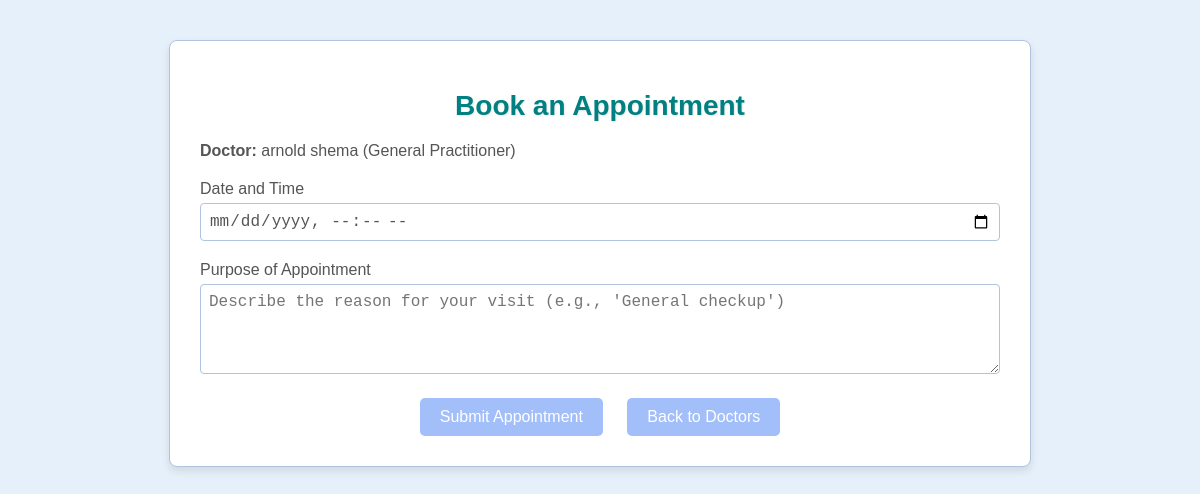
The page /appointment/book/1/ (signed in) on the database its author committed.
### appointment_app/models.py (models this page shows, shortened)
class Doctor(models.Model):
    SPECIALTY_CHOICES = [
        ('general_surgery', 'General Surgery'),
        ('pediatrics', 'Pediatrics'),
        ('cardiology', 'Cardiology'),
        ('neurology', 'Neurology'),
        ('orthopedics', 'Orthopedics'),
        ('dermatology', 'Dermatology'),
        ('psychiatry', 'Psychiatry'),
        ('radiology', 'Radiology'),
        ('anesthesiology', 'Anesthesiology'),
        ('emergency_medicine', 'Emergency Medicine'),
        ('internal_medicine', 'Internal Medicine'),
        ('obstetrics_gynecology', 'Obstetrics and Gynecology'),
        ('urology', 'Urology'),
        ('gastroenterology', 'Gastroenterology'),
        ('endocrinology', 'Endocrinology'),
        ('pulmonology', 'Pulmonology'),
        ('nephrology', 'Nephrology'),
        ('rheumatology', 'Rheumatology'),
        ('infectious_diseases', 'Infectious Diseases'),
        ('ophthalmology', 'Ophthalmology'),
        ('otolaryngology', 'Otolaryngology'),
        ('plastic_surgery', 'Plastic Surgery'),
        ('pathology', 'Pathology'),
        ('family_medicine', 'Family Medicine'),
        ('sports_medicine', 'Sports Medicine'),
        ('geriatrics', 'Geriatrics'),
        ('other', 'Other')
    ]
    user = models.OneToOneField(
        User,
        on_delete=models.CASCADE,
        related_name='doctor_profile'
    )
    specialty = models.CharField(
        max_length=100,
        choices=SPECIALTY_CHOICES,
        help_text="The medical specialty of the doctor.",
        default='general_surgery'
    )
    license_number = models.CharField(max_length=50, unique=True)
    qualification = models.TextField(blank=True, null=True)
    experience_years = models.IntegerField(
        validators=[MinValueValidator(0)],
        default=0
    )
    hospital_affiliation = models.CharField(max_length=255, blank=True, null=True)
    profile_image = models.ImageField(
        upload_to='doctor_images/',
        null=True,
        blank=True
    )
    class Meta:
        db_table = 'doctors'
        verbose_name = 'Doctor'
        verbose_name_plural = 'Doctors'

### auth_application/models.py (models this page shows, shortened)
class User(AbstractBaseUser, PermissionsMixin):
    email = models.EmailField(unique=True)
    first_name = models.CharField(max_length=50)
    last_name = models.CharField(max_length=50)
    phone = models.CharField(max_length=20, blank=True, null=True)
    role = models.CharField(
        max_length=20,
        choices=[
            ('patient', 'Patient'),
            ('doctor', 'Doctor'),
            ('admin', 'Admin')
        ],
        default='patient'
    )
    is_active = models.BooleanField(default=True)
    is_staff = models.BooleanField(default=False)
    created_at = models.DateTimeField(auto_now_add=True)
    updated_at = models.DateTimeField(auto_now=True)
    groups = models.ManyToManyField(
        'auth.Group',
        related_name='auth_application_user_groups',
        blank=True,
        help_text='The groups this user belongs to.',
        verbose_name='groups',
    )
    user_permissions = models.ManyToManyField(
        'auth.Permission',
        related_name='auth_application_user_permissions',
        blank=True,
        help_text='Specific permissions for this user.',
        verbose_name='user permissions',
    )
    objects = UserManager()
    USERNAME_FIELD = 'email'
    REQUIRED_FIELDS = ['first_name', 'last_name', 'role']
    class Meta:
        db_table = 'users'

### appointment_app/views.py (the view)
# urls.py: path('book/<int:doctor_id>/', views.book_appointment, name='book_appointment'),
@login_required
def book_appointment(request, doctor_id):
    if request.user.role != 'patient':
        messages.error(request, 'Only patients can book appointments.')
        return redirect('patient_management_app:patient_dashboard')
    try:
        selected_doctor = Doctor.objects.get(id=doctor_id)
    except Doctor.DoesNotExist:
        messages.error(request, 'Doctor not found.')
        return redirect('appointment_app:list_doctors')
    if request.method == 'POST':
        form = AppointmentForm(request.POST)
        if form.is_valid():
            appointment = form.save(commit=False)
            appointment.patient = request.user
            appointment.doctor = selected_doctor
            availability = Availability.objects.filter(
                doctor=appointment.doctor,
                start_time__lte=appointment.date_time,
                end_time__gte=appointment.date_time,
                is_booked=False
            ).first()
            if not availability:
                messages.error(request, 'Selected time slot is not available.')
                return render(request, 'book_appointment.html', {'form': form, 'selected_doctor': selected_doctor})
            appointment.save()
            Billing.objects.create(
                patient=request.user,
                appointment=appointment,
                amount=100.00,
                description=f"Consultation fee for appointment with Dr. {selected_doctor.user.first_name} on {appointment.date_time}",
                status='Unpaid'
            )
            PatientNotification.objects.create(
                patient=request.user,
                appointment=appointment,
                message=f"Your appointment with Dr. {selected_doctor.user.first_name} on {appointment.date_time} has been booked.",
                type='confirmation'
            )
            messages.success(request, 'Appointment booked successfully!')
            return redirect('appointment_app:dashboard')
        else:
            messages.error(request, 'Please correct the errors below.')
    else:
        initial_data = {'doctor': selected_doctor.user.id}
        form = AppointmentForm(initial=initial_data)
        form.fields['doctor'].widget = form.fields['doctor'].hidden_widget()
    return render(request, 'book_appointment.html', {'form': form, 'selected_doctor': selected_doctor})

### appointment_app/forms.py
class AppointmentForm(forms.ModelForm):
    class Meta:
        model = Appointment
        fields = ['doctor', 'date_time', 'purpose']
        widgets = {
            'date_time': forms.DateTimeInput(attrs={'type': 'datetime-local'}),
        }

### MediHubs/templates/auth_application/book_appointment.html (shortened to what this page needs)
<!DOCTYPE html>
<html>
<head>
</head>
<body>
    <div class="container">
        <h1 class="heading">Book an Appointment</h1>
        <div class="doctor-info">
            <strong>Doctor:</strong> {{ selected_doctor.user.first_name }} {{ selected_doctor.user.last_name }} ({{ selected_doctor.specialty.name|default:"General Practitioner" }})
        </div>
        <form method="POST" action="{% url 'appointment_app:book_appointment' selected_doctor.id %}">
            <div class="form-group">
                <label for="date_time">Date and Time</label>
                <input type="datetime-local" name="date_time" id="date_time" required>
            </div>
            <div class="form-group">
                <label for="purpose">Purpose of Appointment</label>
                <textarea name="purpose" id="purpose" rows="4" placeholder="Describe the reason for your visit (e.g., 'General checkup')" required></textarea>
            </div>
            <div>
                <button type="submit" class="button" name="submit">Submit Appointment</button>
                <a href="{% url 'appointment_app:list_doctors' %}" class="button">Back to Doctors</a>
            </div>
        </form>
    </div>
</body>
</html>

### MediHubs/templates/auth_application/book_appointment.html (style rules this page uses)
body { font-family: 'poppins', sans-serif; margin: 0; background-color: #E6F0FA; background-image: url('https://example.com/keyboard-image.jpg'); background-size: cover; background-position: center; background-opacity: 0.2; }
.container { max-width: 800px; margin: 40px auto; background-color: #FFFFFF; padding: 30px; border-radius: 8px; border: 1px solid #B0C4DE; box-shadow: 0 4px 8px rgba(0, 0, 0, 0.1); text-align: center; }
.heading { font-size: 28px; font-weight: bold; color: #008080; margin-bottom: 20px; text-shadow: 1px 1px 2px rgba(0, 0, 0, 0.1); }
.form-group { margin-bottom: 20px; text-align: left; }
.form-group label { display: block; font-size: 16px; color: #555555; margin-bottom: 5px; }
.form-group input, .form-group textarea { width: 100%; padding: 8px; font-size: 16px; border: 1px solid #B0C4DE; border-radius: 4px; background-color: #FFFFFF; color: #555555; box-sizing: border-box; }
.doctor-info { font-size: 16px; color: #555555; margin-bottom: 20px; text-align: left; }
.button { display: inline-block; padding: 10px 20px; background-color: #A3BFFA; color: #FFFFFF; text-decoration: none; border-radius: 5px; font-size: 16px; margin: 0 10px; transition: background-color 0.3s; border: none; cursor: pointer; }

### rows shown on the page
Doctor: user.first_name "arnold", user.last_name "shema", specialty.name "General Practitioner"
